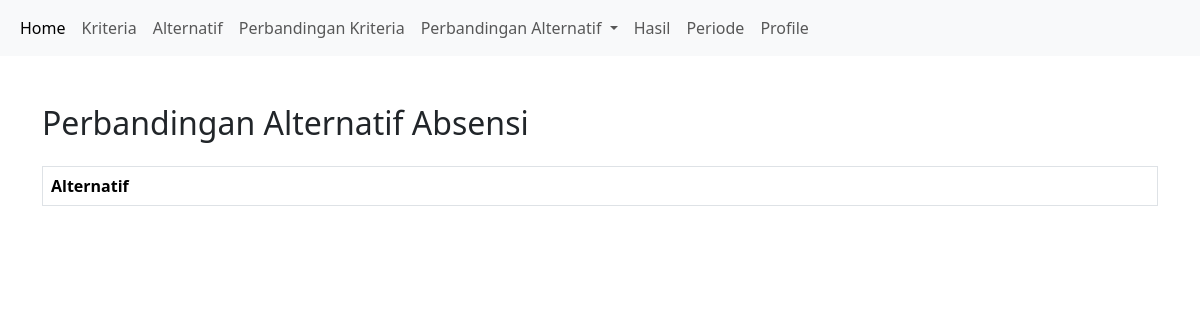
The page /perbandingan/alternatif/absensi.php on the database as committed earlier.
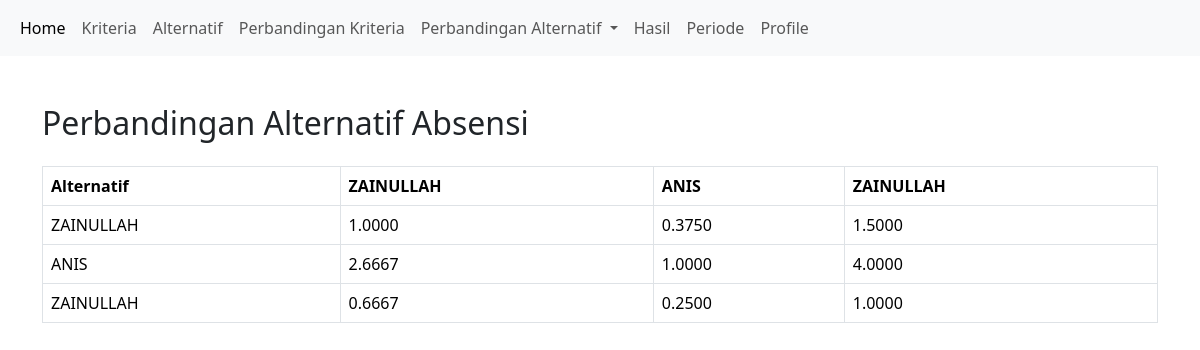
The same page on the database as committed later.
### tables this page shows
CREATE TABLE `alternatif` (
  `id_alternatif` int(11) NOT NULL,
  `nama` varchar(255) DEFAULT NULL,
  `kelas` int(11) DEFAULT NULL,
  `nilai_raport` decimal(5,2) DEFAULT NULL,
  `extrakurikuler` decimal(5,2) DEFAULT NULL,
  `prestasi` decimal(5,2) DEFAULT NULL,
  `absensi` decimal(5,2) DEFAULT NULL
);

### perbandingan/alternatif/absensi.php (the view, shortened to what this page needs)
<?php
include '../../config.php';
include '../../navbar.php';
$sql = "SELECT id_alternatif, nama, nilai_raport, extrakurikuler, prestasi, absensi FROM alternatif";
$result = $conn->query($sql);
$alternatifs = [];
while ($row = $result->fetch_assoc()) {
    $alternatifs[$row['id_alternatif']] = [
        'nama' => $row['nama'],
        'nilai_raport' => $row['nilai_raport'],
        'extrakurikuler' => $row['extrakurikuler'],
        'prestasi' => $row['prestasi'],
        'absensi' => $row['absensi']
    ];
}
function calculate_comparison_matrix($alternatifs, $criteria)
{
    $matrix = [];
    $keys = array_keys($alternatifs);
    foreach ($keys as $id1) {
        foreach ($keys as $id2) {
            if ($id1 != $id2) {
                $value1 = $alternatifs[$id1][$criteria] ?? 1;
                $value2 = $alternatifs[$id2][$criteria] ?? 1;
                $matrix[$id1][$id2] = $value2 != 0 ? $value1 / $value2 : 1;
            } else {
                $matrix[$id1][$id2] = 1;
            }
        }
    }
    return $matrix;
}
$criteria = 'absensi';
$matrix = calculate_comparison_matrix($alternatifs, $criteria);
?>
<!DOCTYPE html>
<html lang="en">
<head>
    <link href="https://cdn.jsdelivr.net/npm/bootstrap@5.3.3/dist/css/bootstrap.min.css" rel="stylesheet">
</head>
<body>
    <div class="container mt-5">
        <h2 class="mb-4">Perbandingan Alternatif Absensi</h2>
        <table class="table table-bordered">
            <thead class="thead-light">
                <tr>
                    <th>Alternatif</th>
                    <?php foreach ($alternatifs as $id => $alt) : ?>
                        <th><?php echo htmlspecialchars($alt['nama']); ?></th>
                    <?php endforeach; ?>
                </tr>
            </thead>
            <tbody>
                <?php foreach ($alternatifs as $id1 => $alt1) : ?>
                    <tr>
                        <td><?php echo htmlspecialchars($alt1['nama']); ?></td>
                        <?php foreach ($alternatifs as $id2 => $alt2) : ?>
                            <td><?php echo number_format($matrix[$id1][$id2] ?? 0, 4); ?></td>
                        <?php endforeach; ?>
                    </tr>
                <?php endforeach; ?>
            </tbody>
        </table>
    </div>
</body>
</html>

Rows that differ between the two databases and show on the page:
added alternatif: nama "ZAINULLAH", id2 "1.0000", id2 "2.6667", id2 "0.6667"
added alternatif: nama "ANIS", id2 "0.3750", id2 "1.0000", id2 "0.2500"
added alternatif: nama "ZAINULLAH", id2 "1.5000", id2 "4.0000", id2 "1.0000"
